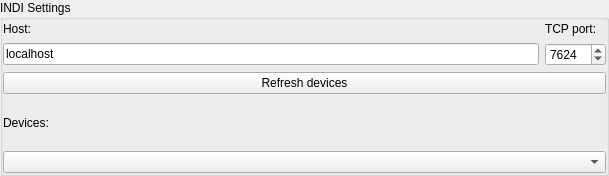
<?xml version="1.0" encoding="UTF-8"?>
<ui version="4.0">
 <class>TelescopeClientINDIWidget</class>
 <widget class="QWidget" name="TelescopeClientINDIWidget">
  <property name="geometry">
   <rect>
    <x>0</x>
    <y>0</y>
    <width>609</width>
    <height>176</height>
   </rect>
  </property>
  <property name="windowTitle">
   <string notr="true">Form</string>
  </property>
  <layout class="QVBoxLayout" name="verticalLayout">
   <property name="spacing">
    <number>0</number>
   </property>
   <property name="leftMargin">
    <number>0</number>
   </property>
   <property name="topMargin">
    <number>0</number>
   </property>
   <property name="rightMargin">
    <number>0</number>
   </property>
   <property name="bottomMargin">
    <number>0</number>
   </property>
   <item>
    <widget class="QGroupBox" name="groupBox">
     <property name="title">
      <string>INDI Settings</string>
     </property>
     <layout class="QVBoxLayout" name="verticalLayout_2">
      <property name="spacing">
       <number>6</number>
      </property>
      <property name="leftMargin">
       <number>0</number>
      </property>
      <property name="topMargin">
       <number>0</number>
      </property>
      <property name="rightMargin">
       <number>0</number>
      </property>
      <property name="bottomMargin">
       <number>0</number>
      </property>
      <item>
       <layout class="QGridLayout" name="serverSettings">
        <property name="spacing">
         <number>6</number>
        </property>
        <item row="0" column="1">
         <widget class="QLabel" name="labelTCPPort">
          <property name="enabled">
           <bool>true</bool>
          </property>
          <property name="text">
           <string>TCP port:</string>
          </property>
         </widget>
        </item>
        <item row="1" column="1">
         <widget class="QSpinBox" name="spinBoxTCPPort">
          <property name="sizePolicy">
           <sizepolicy hsizetype="Preferred" vsizetype="Fixed">
            <horstretch>0</horstretch>
            <verstretch>0</verstretch>
           </sizepolicy>
          </property>
          <property name="minimum">
           <number>1024</number>
          </property>
          <property name="maximum">
           <number>65535</number>
          </property>
          <property name="value">
           <number>7624</number>
          </property>
         </widget>
        </item>
        <item row="1" column="0">
         <widget class="QLineEdit" name="lineEditHostName">
          <property name="enabled">
           <bool>true</bool>
          </property>
          <property name="toolTip">
           <string>Host name or IPv4 address of the machine that hosts the telescope server</string>
          </property>
          <property name="text">
           <string notr="true">localhost</string>
          </property>
          <property name="maxLength">
           <number>255</number>
          </property>
         </widget>
        </item>
        <item row="0" column="0">
         <widget class="QLabel" name="labelHost">
          <property name="enabled">
           <bool>true</bool>
          </property>
          <property name="text">
           <string>Host:</string>
          </property>
         </widget>
        </item>
       </layout>
      </item>
      <item>
       <widget class="QPushButton" name="connectButton">
        <property name="text">
         <string>Refresh devices</string>
        </property>
        <property name="checkable">
         <bool>true</bool>
        </property>
        <property name="checked">
         <bool>false</bool>
        </property>
       </widget>
      </item>
      <item>
       <widget class="QLabel" name="label">
        <property name="text">
         <string>Devices:</string>
        </property>
       </widget>
      </item>
      <item>
       <widget class="QComboBox" name="devicesComboBox">
        <property name="editable">
         <bool>false</bool>
        </property>
        <property name="insertPolicy">
         <enum>QComboBox::NoInsert</enum>
        </property>
       </widget>
      </item>
     </layout>
    </widget>
   </item>
  </layout>
 </widget>
 <resources/>
 <connections/>
</ui>
